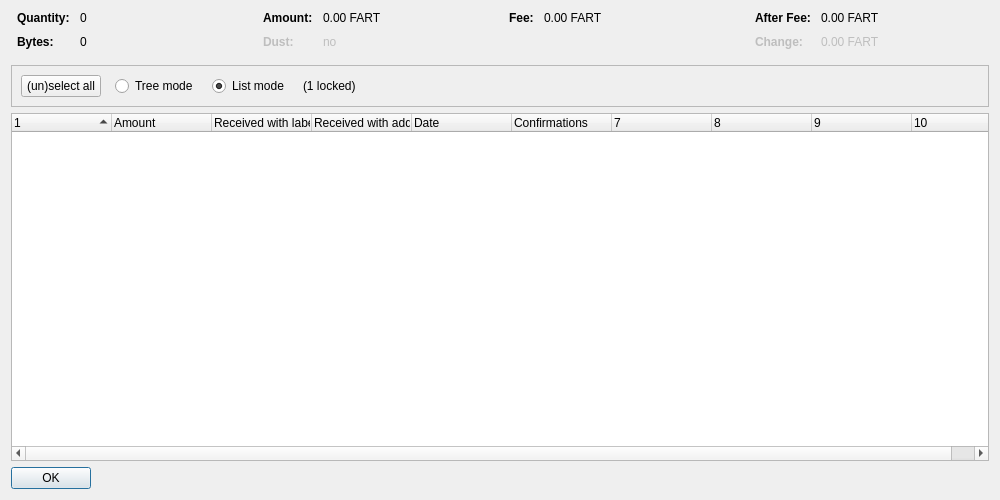
<?xml version="1.0" encoding="UTF-8"?>
<ui version="4.0">
 <class>CoinControlDialog</class>
 <widget class="QDialog" name="CoinControlDialog">
  <property name="geometry">
   <rect>
    <x>0</x>
    <y>0</y>
    <width>1000</width>
    <height>500</height>
   </rect>
  </property>
  <property name="windowTitle">
   <string>Coin Selection</string>
  </property>
  <layout class="QVBoxLayout" name="verticalLayout">
   <item>
    <layout class="QHBoxLayout" name="horizontalLayoutTop" stretch="0,0,0,0">
     <property name="topMargin">
      <number>0</number>
     </property>
     <property name="bottomMargin">
      <number>10</number>
     </property>
     <item>
      <layout class="QFormLayout" name="formLayoutCoinControl1">
       <property name="horizontalSpacing">
        <number>10</number>
       </property>
       <property name="verticalSpacing">
        <number>10</number>
       </property>
       <property name="leftMargin">
        <number>6</number>
       </property>
       <property name="rightMargin">
        <number>6</number>
       </property>
       <item row="0" column="0">
        <widget class="QLabel" name="labelCoinControlQuantityText">
         <property name="font">
          <font>
           <weight>75</weight>
           <bold>true</bold>
          </font>
         </property>
         <property name="text">
          <string>Quantity:</string>
         </property>
        </widget>
       </item>
       <item row="0" column="1">
        <widget class="QLabel" name="labelCoinControlQuantity">
         <property name="cursor">
          <cursorShape>IBeamCursor</cursorShape>
         </property>
         <property name="contextMenuPolicy">
          <enum>Qt::ActionsContextMenu</enum>
         </property>
         <property name="text">
          <string notr="true">0</string>
         </property>
         <property name="textInteractionFlags">
          <set>Qt::LinksAccessibleByMouse|Qt::TextSelectableByKeyboard|Qt::TextSelectableByMouse</set>
         </property>
        </widget>
       </item>
       <item row="1" column="0">
        <widget class="QLabel" name="labelCoinControlBytesText">
         <property name="font">
          <font>
           <weight>75</weight>
           <bold>true</bold>
          </font>
         </property>
         <property name="text">
          <string>Bytes:</string>
         </property>
        </widget>
       </item>
       <item row="1" column="1">
        <widget class="QLabel" name="labelCoinControlBytes">
         <property name="cursor">
          <cursorShape>IBeamCursor</cursorShape>
         </property>
         <property name="contextMenuPolicy">
          <enum>Qt::ActionsContextMenu</enum>
         </property>
         <property name="text">
          <string notr="true">0</string>
         </property>
         <property name="textInteractionFlags">
          <set>Qt::LinksAccessibleByMouse|Qt::TextSelectableByKeyboard|Qt::TextSelectableByMouse</set>
         </property>
        </widget>
       </item>
      </layout>
     </item>
     <item>
      <layout class="QFormLayout" name="formLayoutCoinControl2">
       <property name="horizontalSpacing">
        <number>10</number>
       </property>
       <property name="verticalSpacing">
        <number>10</number>
       </property>
       <property name="leftMargin">
        <number>6</number>
       </property>
       <property name="rightMargin">
        <number>6</number>
       </property>
       <item row="0" column="0">
        <widget class="QLabel" name="labelCoinControlAmountText">
         <property name="font">
          <font>
           <weight>75</weight>
           <bold>true</bold>
          </font>
         </property>
         <property name="text">
          <string>Amount:</string>
         </property>
        </widget>
       </item>
       <item row="0" column="1">
        <widget class="QLabel" name="labelCoinControlAmount">
         <property name="cursor">
          <cursorShape>IBeamCursor</cursorShape>
         </property>
         <property name="contextMenuPolicy">
          <enum>Qt::ActionsContextMenu</enum>
         </property>
         <property name="text">
          <string notr="true">0.00 FART</string>
         </property>
         <property name="textInteractionFlags">
          <set>Qt::LinksAccessibleByMouse|Qt::TextSelectableByKeyboard|Qt::TextSelectableByMouse</set>
         </property>
        </widget>
       </item>
       <item row="1" column="0">
        <widget class="QLabel" name="labelCoinControlLowOutputText">
         <property name="enabled">
          <bool>false</bool>
         </property>
         <property name="font">
          <font>
           <weight>75</weight>
           <bold>true</bold>
          </font>
         </property>
         <property name="text">
          <string>Dust:</string>
         </property>
        </widget>
       </item>
       <item row="1" column="1">
        <widget class="QLabel" name="labelCoinControlLowOutput">
         <property name="enabled">
          <bool>false</bool>
         </property>
         <property name="cursor">
          <cursorShape>IBeamCursor</cursorShape>
         </property>
         <property name="contextMenuPolicy">
          <enum>Qt::ActionsContextMenu</enum>
         </property>
         <property name="text">
          <string notr="true">no</string>
         </property>
         <property name="textInteractionFlags">
          <set>Qt::LinksAccessibleByMouse|Qt::TextSelectableByKeyboard|Qt::TextSelectableByMouse</set>
         </property>
        </widget>
       </item>
      </layout>
     </item>
     <item>
      <layout class="QFormLayout" name="formLayoutCoinControl3">
       <property name="horizontalSpacing">
        <number>10</number>
       </property>
       <property name="verticalSpacing">
        <number>10</number>
       </property>
       <property name="leftMargin">
        <number>6</number>
       </property>
       <property name="rightMargin">
        <number>6</number>
       </property>
       <item row="0" column="0">
        <widget class="QLabel" name="labelCoinControlFeeText">
         <property name="font">
          <font>
           <weight>75</weight>
           <bold>true</bold>
          </font>
         </property>
         <property name="text">
          <string>Fee:</string>
         </property>
        </widget>
       </item>
       <item row="0" column="1">
        <widget class="QLabel" name="labelCoinControlFee">
         <property name="cursor">
          <cursorShape>IBeamCursor</cursorShape>
         </property>
         <property name="contextMenuPolicy">
          <enum>Qt::ActionsContextMenu</enum>
         </property>
         <property name="text">
          <string notr="true">0.00 FART</string>
         </property>
         <property name="textInteractionFlags">
          <set>Qt::LinksAccessibleByMouse|Qt::TextSelectableByKeyboard|Qt::TextSelectableByMouse</set>
         </property>
        </widget>
       </item>
      </layout>
     </item>
     <item>
      <layout class="QFormLayout" name="formLayoutCoinControl4">
       <property name="horizontalSpacing">
        <number>10</number>
       </property>
       <property name="verticalSpacing">
        <number>10</number>
       </property>
       <property name="leftMargin">
        <number>6</number>
       </property>
       <property name="rightMargin">
        <number>6</number>
       </property>
       <item row="0" column="0">
        <widget class="QLabel" name="labelCoinControlAfterFeeText">
         <property name="font">
          <font>
           <weight>75</weight>
           <bold>true</bold>
          </font>
         </property>
         <property name="text">
          <string>After Fee:</string>
         </property>
        </widget>
       </item>
       <item row="0" column="1">
        <widget class="QLabel" name="labelCoinControlAfterFee">
         <property name="cursor">
          <cursorShape>IBeamCursor</cursorShape>
         </property>
         <property name="contextMenuPolicy">
          <enum>Qt::ActionsContextMenu</enum>
         </property>
         <property name="text">
          <string notr="true">0.00 FART</string>
         </property>
         <property name="textInteractionFlags">
          <set>Qt::LinksAccessibleByMouse|Qt::TextSelectableByKeyboard|Qt::TextSelectableByMouse</set>
         </property>
        </widget>
       </item>
       <item row="1" column="0">
        <widget class="QLabel" name="labelCoinControlChangeText">
         <property name="enabled">
          <bool>false</bool>
         </property>
         <property name="font">
          <font>
           <weight>75</weight>
           <bold>true</bold>
          </font>
         </property>
         <property name="text">
          <string>Change:</string>
         </property>
        </widget>
       </item>
       <item row="1" column="1">
        <widget class="QLabel" name="labelCoinControlChange">
         <property name="enabled">
          <bool>false</bool>
         </property>
         <property name="cursor">
          <cursorShape>IBeamCursor</cursorShape>
         </property>
         <property name="contextMenuPolicy">
          <enum>Qt::ActionsContextMenu</enum>
         </property>
         <property name="text">
          <string notr="true">0.00 FART</string>
         </property>
         <property name="textInteractionFlags">
          <set>Qt::LinksAccessibleByMouse|Qt::TextSelectableByKeyboard|Qt::TextSelectableByMouse</set>
         </property>
        </widget>
       </item>
      </layout>
     </item>
    </layout>
   </item>
   <item>
    <widget class="QFrame" name="frame">
     <property name="minimumSize">
      <size>
       <width>0</width>
       <height>40</height>
      </size>
     </property>
     <property name="frameShape">
      <enum>QFrame::StyledPanel</enum>
     </property>
     <property name="frameShadow">
      <enum>QFrame::Sunken</enum>
     </property>
     <layout class="QHBoxLayout" name="horizontalLayout">
      <item>
       <layout class="QHBoxLayout" name="horizontalLayoutPanel" stretch="0,0,0,0,0">
        <property name="spacing">
         <number>14</number>
        </property>
        <item>
         <widget class="QPushButton" name="pushButtonSelectAll">
          <property name="sizePolicy">
           <sizepolicy hsizetype="Maximum" vsizetype="Fixed">
            <horstretch>0</horstretch>
            <verstretch>0</verstretch>
           </sizepolicy>
          </property>
          <property name="text">
           <string>(un)select all</string>
          </property>
          <property name="autoDefault">
           <bool>false</bool>
          </property>
         </widget>
        </item>
        <item>
         <widget class="QRadioButton" name="radioTreeMode">
          <property name="sizePolicy">
           <sizepolicy hsizetype="Maximum" vsizetype="Fixed">
            <horstretch>0</horstretch>
            <verstretch>0</verstretch>
           </sizepolicy>
          </property>
          <property name="text">
           <string>Tree mode</string>
          </property>
         </widget>
        </item>
        <item>
         <widget class="QRadioButton" name="radioListMode">
          <property name="sizePolicy">
           <sizepolicy hsizetype="Maximum" vsizetype="Fixed">
            <horstretch>0</horstretch>
            <verstretch>0</verstretch>
           </sizepolicy>
          </property>
          <property name="text">
           <string>List mode</string>
          </property>
          <property name="checked">
           <bool>true</bool>
          </property>
         </widget>
        </item>
        <item>
         <widget class="QLabel" name="labelLocked">
          <property name="text">
           <string notr="true">(1 locked)</string>
          </property>
         </widget>
        </item>
        <item>
         <spacer name="horizontalSpacer">
          <property name="orientation">
           <enum>Qt::Horizontal</enum>
          </property>
          <property name="sizeHint" stdset="0">
           <size>
            <width>40</width>
            <height>20</height>
           </size>
          </property>
         </spacer>
        </item>
       </layout>
      </item>
     </layout>
    </widget>
   </item>
   <item>
    <widget class="CoinControlTreeWidget" name="treeWidget">
     <property name="contextMenuPolicy">
      <enum>Qt::CustomContextMenu</enum>
     </property>
     <property name="sortingEnabled">
      <bool>false</bool>
     </property>
     <property name="columnCount">
      <number>10</number>
     </property>
     <attribute name="headerShowSortIndicator" stdset="0">
      <bool>true</bool>
     </attribute>
     <attribute name="headerStretchLastSection">
      <bool>false</bool>
     </attribute>
     <column>
      <property name="text">
       <string/>
      </property>
     </column>
     <column>
      <property name="text">
       <string>Amount</string>
      </property>
     </column>
     <column>
      <property name="text">
       <string>Received with label</string>
      </property>
     </column>
     <column>
      <property name="text">
       <string>Received with address</string>
      </property>
     </column>
     <column>
      <property name="text">
       <string>Date</string>
      </property>
     </column>
     <column>
      <property name="text">
       <string>Confirmations</string>
      </property>
      <property name="toolTip">
       <string>Confirmed</string>
      </property>
     </column>
     <column>
      <property name="text">
       <string/>
      </property>
     </column>
     <column>
      <property name="text">
       <string/>
      </property>
     </column>
     <column>
      <property name="text">
       <string/>
      </property>
     </column>
     <column>
      <property name="text">
       <string/>
      </property>
     </column>
    </widget>
   </item>
   <item>
    <widget class="QDialogButtonBox" name="buttonBox">
     <property name="sizePolicy">
      <sizepolicy hsizetype="Maximum" vsizetype="Fixed">
       <horstretch>0</horstretch>
       <verstretch>0</verstretch>
      </sizepolicy>
     </property>
     <property name="orientation">
      <enum>Qt::Horizontal</enum>
     </property>
     <property name="standardButtons">
      <set>QDialogButtonBox::Ok</set>
     </property>
    </widget>
   </item>
  </layout>
 </widget>
 <customwidgets>
  <customwidget>
   <class>CoinControlTreeWidget</class>
   <extends>QTreeWidget</extends>
   <header>qt/coincontroltreewidget.h</header>
  </customwidget>
 </customwidgets>
 <resources/>
 <connections/>
</ui>
